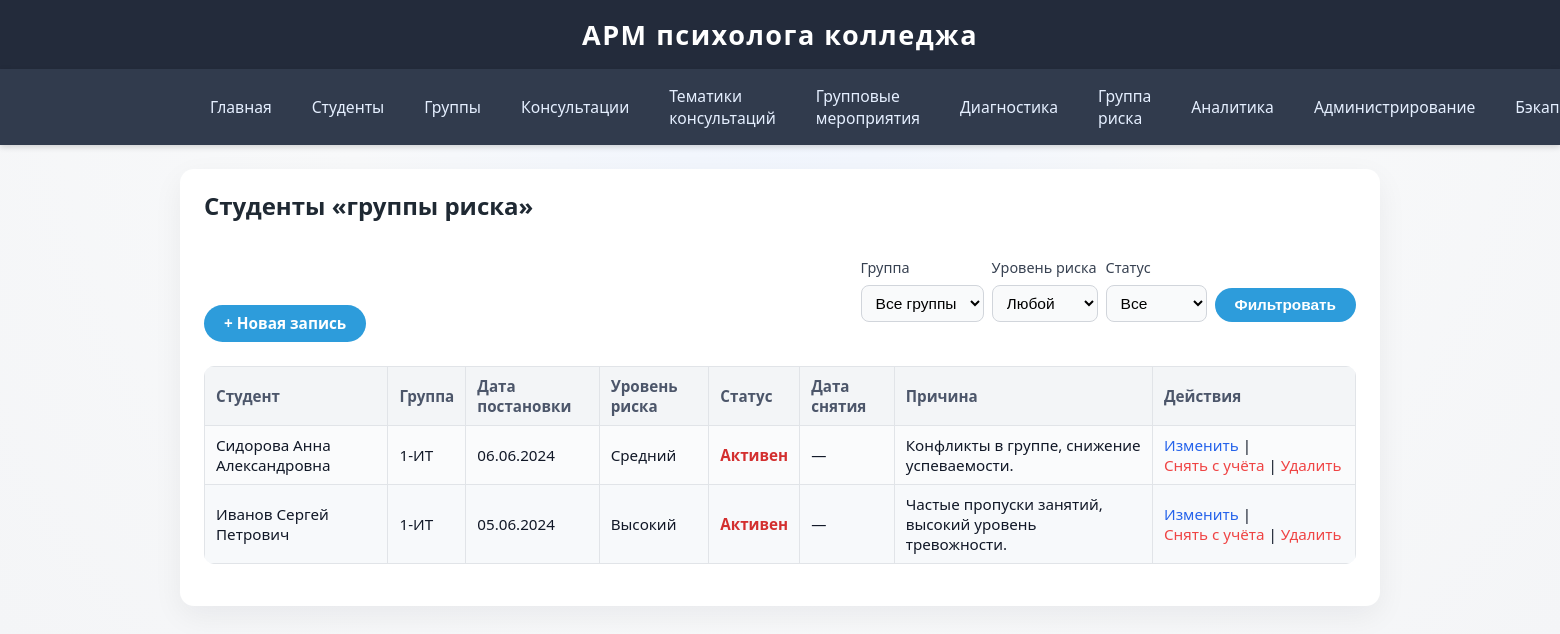
The app's page /risk_groups/ (signed in) with its own data.
### app/models.py (models this page shows)
class RiskGroup(db.Model):
    __tablename__ = 'risk_groups'
    id = db.Column(db.Integer, primary_key=True)
    student_id = db.Column(db.Integer, db.ForeignKey('students.id'), nullable=False)
    date_added = db.Column(db.Date, nullable=False, default=date.today)
    risk_level = db.Column(db.String(32), nullable=False, default='средний')  # низкий/средний/высокий и т.п.
    reason = db.Column(db.String(255), nullable=True)
    status = db.Column(db.String(32), nullable=False, default='активен')      # активен / снят
    date_removed = db.Column(db.Date, nullable=True)

class Student(db.Model):
    __tablename__ = 'students'
    id = db.Column(db.Integer, primary_key=True)
    full_name = db.Column(db.String(128), nullable=False)
    group_id = db.Column(db.Integer, db.ForeignKey('groups.id'), nullable=True)
    date_of_birth = db.Column(db.Date, nullable=True)
    consultations = db.relationship('Consultation', backref='student', lazy=True)
    test_results = db.relationship('TestResult', backref='student', lazy=True)
    risk_records = db.relationship('RiskGroup', backref='student', lazy=True)

class Group(db.Model):
    __tablename__ = 'groups'
    id = db.Column(db.Integer, primary_key=True)
    name = db.Column(db.String(64), unique=True, nullable=False)
    students = db.relationship('Student', backref='group', lazy=True)
    events = db.relationship('GroupEvent', backref='group', lazy=True)

### app/routes/risk_groups.py (the view)
@risk_groups_bp.route('/', methods=['GET'])
@login_required
def list_risk():
    group_id = request.args.get('group_id', type=int)
    risk_level = request.args.get('risk_level', type=str)
    status = request.args.get('status', type=str)
    query = (
        RiskGroup.query
        .join(Student, RiskGroup.student_id == Student.id)
        .outerjoin(Group, Student.group_id == Group.id)
    )
    if group_id:
        query = query.filter(Student.group_id == group_id)
    if risk_level:
        query = query.filter(RiskGroup.risk_level == risk_level)
    if status:
        query = query.filter(RiskGroup.status == status)
    risk_records = (
        query
        .order_by(RiskGroup.status.desc(), RiskGroup.risk_level.desc(), RiskGroup.date_added.desc())
        .all()
    )
    groups = Group.query.order_by(Group.name.asc()).all()
    risk_levels = (
        db.session.query(RiskGroup.risk_level)
        .distinct()
        .order_by(RiskGroup.risk_level.asc())
        .all()
    )
    risk_levels = [rl[0] for rl in risk_levels]
    statuses = (
        db.session.query(RiskGroup.status)
        .distinct()
        .order_by(RiskGroup.status.asc())
        .all()
    )
    statuses = [st[0] for st in statuses]
    return render_template(
        'risk_groups/list.html',
        risk_records=risk_records,
        groups=groups,
        risk_levels=risk_levels,
        statuses=statuses,
        selected_group_id=group_id,
        selected_risk_level=risk_level,
        selected_status=status,
    )

### app/templates/risk_groups/list.html (shortened to what this page needs)
{% extends 'base.html' %}
{% block content %}
<h2>Студенты «группы риска»</h2>
<div style="margin: 16px 0 24px 0; display:flex; flex-wrap:wrap; gap:16px; align-items:flex-end;">
    <a href="{{ url_for('risk_groups.create_risk') }}" class="btn">+ Новая запись</a>
    <form method="get"
          action="{{ url_for('risk_groups.list_risk') }}"
          style="display:flex; flex-wrap:wrap; gap:8px; align-items:flex-end; margin-left:auto;">
        <div>
            <label for="group_id" style="display:block; font-size:0.9em;">Группа</label>
            <select name="group_id" id="group_id">
                <option value="">Все группы</option>
            </select>
        </div>
        <div>
            <label for="risk_level" style="display:block; font-size:0.9em;">Уровень риска</label>
            <select name="risk_level" id="risk_level">
                <option value="">Любой</option>
            </select>
        </div>
        <div>
            <label for="status" style="display:block; font-size:0.9em;">Статус</label>
            <select name="status" id="status">
                <option value="">Все</option>
            </select>
        </div>
        <div>
            <button type="submit" class="btn">Фильтровать</button>
        </div>
    </form>
</div>
<table>
    <thead>
        <tr>
            <th>Студент</th>
            <th>Группа</th>
            <th>Дата постановки</th>
            <th>Уровень риска</th>
            <th>Статус</th>
            <th>Дата снятия</th>
            <th>Причина</th>
            <th style="width:180px;">Действия</th>
        </tr>
    </thead>
    <tbody>
    {% for r in risk_records %}
        <tr>
            <td>{{ r.student.full_name if r.student else '—' }}</td>
            <td>{{ r.student.group.name if r.student and r.student.group else '—' }}</td>
            <td>
                {% if r.date_added %}
                    {{ r.date_added.strftime('%d.%m.%Y') }}
                {% else %}
                    —
                {% endif %}
            </td>
            <td>{{ r.risk_level|capitalize }}</td>
            <td>
                {% if r.status == 'активен' %}
                    <span style="color:#d32f2f; font-weight:600;">Активен</span>
                {% else %}
                    <span style="color:#757575;">Снят</span>
                {% endif %}
            </td>
            <td>
                {% if r.date_removed %}
                    {{ r.date_removed.strftime('%d.%m.%Y') }}
                {% else %}
                    —
                {% endif %}
            </td>
            <td>{{ r.reason or '—' }}</td>
            <td>
                <a href="{{ url_for('risk_groups.edit_risk', record_id=r.id) }}">Изменить</a>
                {% if r.status == 'активен' %}
                    |
                    <form action="{{ url_for('risk_groups.close_risk', record_id=r.id) }}"
                          method="post"
                          style="display:inline;"
                          onsubmit="return confirm('Снять студента «{{ r.student.full_name if r.student else "" }}» с учёта группы риска?');">
                        <button type="submit" class="link-button">Снять с учёта</button>
                    </form>
                {% endif %}
                |
                <form action="{{ url_for('risk_groups.delete_risk', record_id=r.id) }}"
                      method="post"
                      style="display:inline;"
                      onsubmit="return confirm('Удалить запись группы риска для «{{ r.student.full_name if r.student else "" }}»?');">
                    <button type="submit" class="link-button">Удалить</button>
                </form>
            </td>
        </tr>
    {% else %}
        <tr>
            <td colspan="8"><i>Студенты «группы риска» пока не отмечены.</i></td>
        </tr>
    {% endfor %}
    </tbody>
</table>
{% endblock %}

### app/static/css/style.css (style rules this page uses)
body { background: radial-gradient(circle at top, #eef4ff 0, #f8f9fa 45%, #f4f5f7 100%); font-family: "Segoe UI", -apple-system, BlinkMacSystemFont, "Roboto", Arial, sans-serif; font-size: 16px; margin: 0; padding: 0; color: #111827; }
h1, h2, h3 { color: #1f2933; font-weight: 600; margin-top: 0; }
h2 { margin-bottom: 8px; }
table { width: 100%; border-collapse: collapse; margin: 16px 0; background: #fafbfc; border-radius: 10px; overflow: hidden; }
th, td { border: 1px solid #e1e4e8; padding: 9px 11px; text-align: left; vertical-align: middle; font-size: 0.95rem; }
th { background: #f3f5f7; color: #4c566a; font-weight: 600; }
tr:nth-child(even) td { background: #f7f9fb; }
form { margin: 20px 0; }
label { display: block; margin-bottom: 6px; font-weight: 500; color: #374151; font-size: 0.95rem; }
.form-control, input[type="text"], input[type="password"], input[type="date"], input[type="datetime-local"], select, textarea { width: 100%; padding: 8px 10px; font-size: 0.97rem; border: 1px solid #d1d5db; border-radius: 8px; outline: none; background: #f9fafb; box-sizing: border-box; margin-top: 2px; transition: border-color 0.15s, box-shadow 0.15s, background 0.15s; }
button, .btn { background: #2d9cdb; color: #fff; border: none; border-radius: 999px; padding: 8px 20px; font-size: 0.96rem; font-weight: 600; cursor: pointer; transition: background 0.15s, box-shadow 0.15s, transform 0.08s; margin-top: 8px; display: inline-flex; align-items: center; justify-content: center; gap: 6px; }
.link-button { background: none; border: none; color: #ef4444; padding: 0; margin: 0; font: inherit; cursor: pointer; text-decoration: none; }
a { color: #2563eb; text-decoration: none; transition: color 0.17s; }

### records on screen
RiskGroup: student "Сидорова Анна Александровна", student.group "1-ИТ", date_added "06.06.2024", risk_level "Средний", status "Активен", reason "Конфликты в группе, снижение успеваемости."
RiskGroup: student "Иванов Сергей Петрович", student.group "1-ИТ", date_added "05.06.2024", risk_level "Высокий", status "Активен", reason "Частые пропуски занятий, высокий уровень тревожности."
